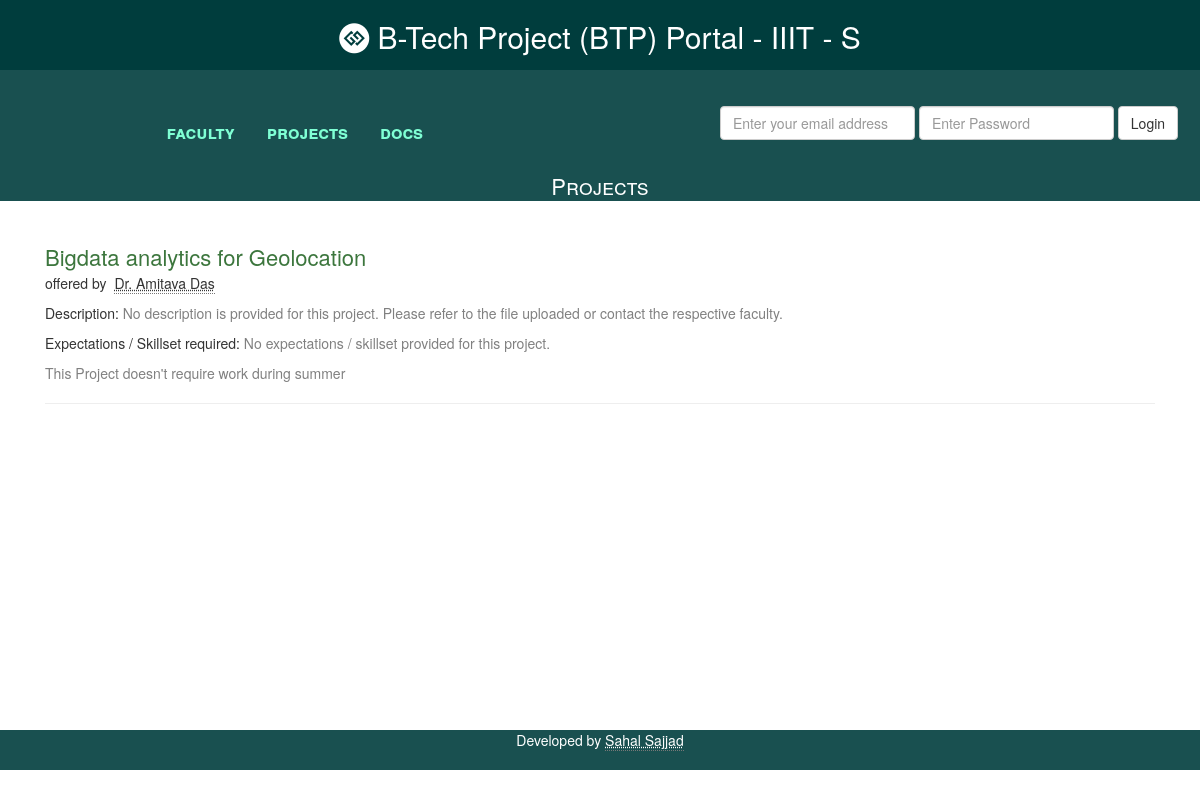
The page /projects/ on the database as committed earlier.
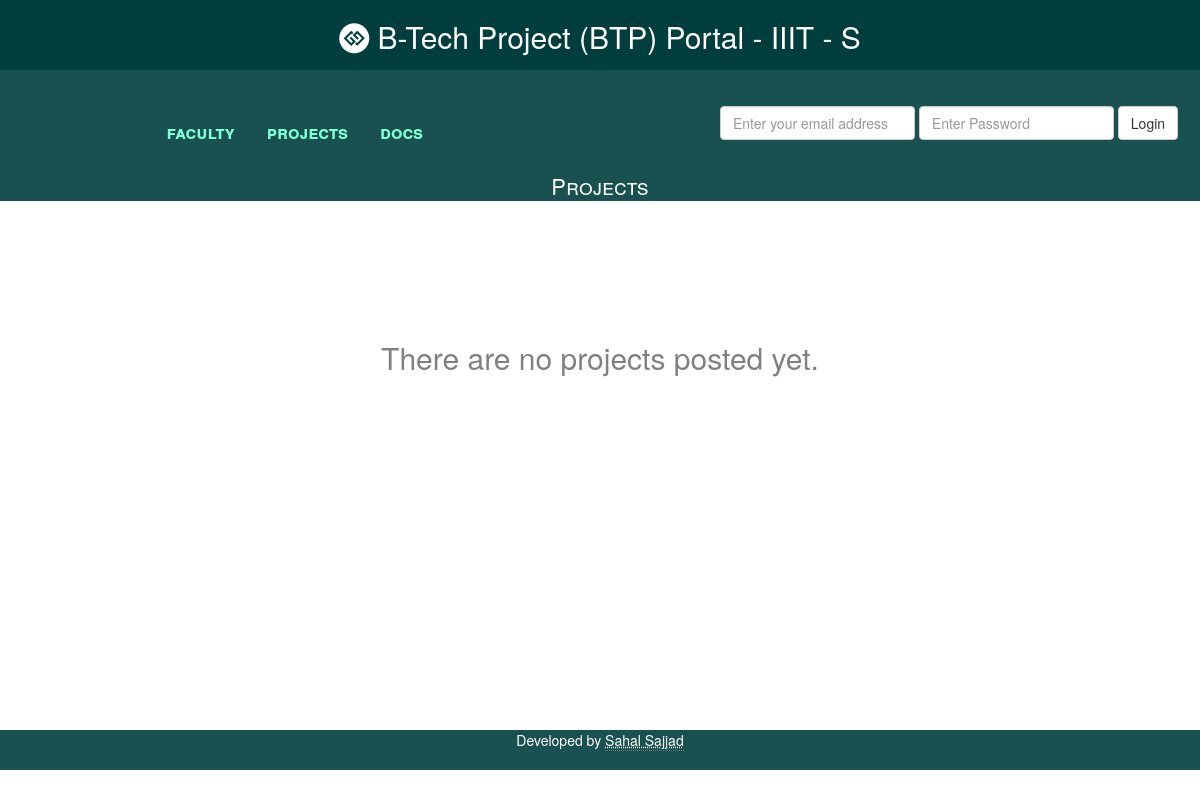
The same page on the database as committed later.
### btp/models.py (models this page shows, shortened)
class Project(models.Model):
	SUMMER_INTERNSHIP_CHOICES = (
    	('01', 'Must work on this project in summer, and you\'ll be paid'),
	('02','Must work on this project in summer, but you\'ll not be paid'),
    	('03', 'May have to work in summer, can\'t say at this time'),
    	('04', 'You dont have to work during summer'))
	title = models.CharField(max_length=150)
	description = models.TextField(default='NA')
	supervisor = models.TextField(default='NA')
	skillset=models.TextField(default='NA')
	summer = models.CharField(max_length=5, choices=SUMMER_INTERNSHIP_CHOICES, default='04')
	postedby = models.ForeignKey(User, related_name='project_postedby')
	taken = models.BooleanField(default=False)
	isfileuploaded = models.BooleanField(default=False)
	fileuploaded = models.FileField(null=True,blank=True,upload_to='')
	def get_supervisors(self):
		SUPERVISORS = self.supervisor.split(' ')
		return SUPERVISORS

### btp/views.py (the view)
# urls.py: url(r'projects/$', ProjectPageView.as_view(), name='projects'),
class ProjectPageView(FormView):
	'''
        To Display the Projects entered so far
        '''
	template_name='projects.html'
	form_class = AuthenticationForm
	def dispatch(self, *args, **kwargs):
		if self.request.user.is_active and  self.request.user.last_login == None:
				return password_change(self.request, template_name='changepassword.html', password_change_form=PasswordChangeForm, post_change_redirect='../passwordchanged')
        	return super(ProjectPageView, self).dispatch(*args, **kwargs)
	def get_context_data(self, **kwargs):
        	context = super(ProjectPageView, self).get_context_data(**kwargs)
		context = { 'title':'Projects | BTP @ IIITS', 'main_header':'B-Tech Project (BTP) Portal - IIIT - S', 'sub_header':' Projects' }
		context['nav_list'] = ['faculty','projects','docs']
		context['nav_list_len'] = 3
		FACULTYCALIBERATE = Faculty.objects.all()
		for faculty in FACULTYCALIBERATE:
			faculty.update_projectcount()
			faculty.save()
		projects = Project.objects.order_by('title')
		PROJECTS = []
		for project in projects:
			p_dict = {}
			p_dict['id'] = project.id
			p_dict['title'] = project.title
			if project.description == '':
				p_dict['description'] = 'No description is provided for this project. Please refer to the file uploaded or contact the respective faculty.'
			else:
				p_dict['description'] = project.description
			if project.fileuploaded:
				p_dict['is_fileuploaded'] = True
				p_dict['fileuploaded'] = project.fileuploaded
			else:
				p_dict['is_fileuploaded'] = False
			if project.skillset == '':
				p_dict['skillset'] = 'No expectations / skillset provided for this project.'
			else:
				p_dict['skillset'] = project.skillset
			p_dict['taken'] = project.taken
			supervisors = supervisorParser(project.supervisor)
			p_dict['supervisors'] = supervisors
			p_dict['summer'] = summerParser(project.summer)
			p_dict['editable'] = False
			p_dict['show_project'] = False
			if not stage_over('STAGE_A'):
			   context['stagea'] = True
			   if project.supervisor == 'NA' or project.supervisor == '':
				p_dict['dont_show_project']=True
				prs = ProjectRequests.objects.filter(project__id = project.id)
				if not prs:
					project.delete()
					fac = Faculty.objects.get(id = self.request.user.id)
					fac.update_projectcount()
					fac.save()
			   else:
				p_dict['dont_show_project']=False
			else:
			    context['stagea'] = False
			for user in supervisors :
				if self.request.user.get_username() == user['username']:
					p_dict['editable'] = True
			PROJECTS.append(p_dict)
		if len(PROJECTS) == 0:
			context['projects_flag']= True
			context['projects_flag_message']='There are no projects posted yet.'
		else:
			context['projects_flag']=False
			context['projects'] = PROJECTS
		context['form'] = AuthenticationForm
		return context
	def form_valid(self, form):
    		redirect_to = settings.LOGIN_REDIRECT_URL
        	auth_login(self.request, form.get_user())
        	if self.request.session.test_cookie_worked():
           		self.request.session.delete_test_cookie()
        	return HttpResponseRedirect(redirect_to)
	def form_invalid(self,form):
		return self.render_to_response(self.get_context_data(form=form))

### btp/models.py (called while the page is built)
	def get_projects(self):
		projects = Project.objects.all()
		PLIST = []
		for p in projects:
			checklist = p.get_supervisors()
			if str(self.id.get_username()) in checklist:
				PLIST.append(p)
		return PLIST

	def update_projectcount(self):
		P = self.get_projects()
		self.projectcount = len(P)

### btp/views.py (called while the page is built)
def supervisorParser(supervisors):
	'''
	Returns the cleaned list of all supervisors.
	'''
	faculties = supervisors.split(' ')
	returner = []
        for f in faculties:
			username = User.objects.filter(username = f)
			if username :
				fullname = username[0].get_full_name()
				username = username[0].get_username()
				f_dict = { 'fullname':fullname, 'username':username }
				returner.append(f_dict)
	return returner

def summerParser(str_in):
	'''
	Returns a human readable option for summer.
	'''
	SUMMERPARSER = {'01':'This Project demands working during summer, and you\'ll be paid',
			'02':'This Project demands working during summer. There won\'t be any payment',
			'03':'This Project may require working during summer. You\'ll be notified later',
			'04':'This Project doesn\'t require work during summer'
			}
	return SUMMERPARSER[str_in]

### btp/templates/projects.html (shortened to what this page needs)
{% load staticfiles %}
{% load humanize %}
<html>
{% include "head.html" %}
<body>
	{% include "nav.html" %}
	{% include "subheader.html" %}
	<div class="container content-wrapper">
	<div class="col-xs-12 col-lg-12 col-md-12 col-sm-12">
		<br><br>
		{% if projects_flag %}
		<br><br><br><br><h2 style="color:grey;"><center>{{ projects_flag_message }}</center></h2>
		{% endif %}
		{% if not projects_flag %}
		{% for project in projects %}
		  {% if not project.dont_show_project %}
			<span class="project-title"><a class="text-success">{{ project.title }}
				</a></span>
                                {% if stagea %}
				<p>offered by
			{% for supervisor in project.supervisors %}
				<span>&nbsp;<abbr title=''>{{ supervisor.fullname }}</abbr>&nbsp;</span>
			{% endfor %}
			</p>
			<p>Description: <span style="color:grey;">{{ project.description }}</span></p>
			<p>Expectations / Skillset required: <span style="color:grey;">{{ project.skillset }}</span></p>
			<p><span style="color:grey;">{{ project.summer }}</span></p>
			{% endif %}
			<hr>
		{% endif %}
		{% endfor %}
		{% endif %}
		</div>
	</div>
	<div id="footer">
		<center>Developed by <abbr title="A project of NSA, IIITS">Sahal Sajjad</abbr></center>
	</div>
</body>
</html>

Rows that differ between the two databases and show on the page:
removed Project: title "Bigdata analytics for Geolocation"
Other text that changed with them:
{{ projects_flag_message }}: (not shown) → "There are no projects posted yet."
list line gone: "offered by Dr. Amitava Das Description: No description is provided for this project. Please refer to the file uploaded or contact the respective faculty. Expectations / Skillset required: No expectations / skillset provided for this project. This Project doesn't require work during summer"
